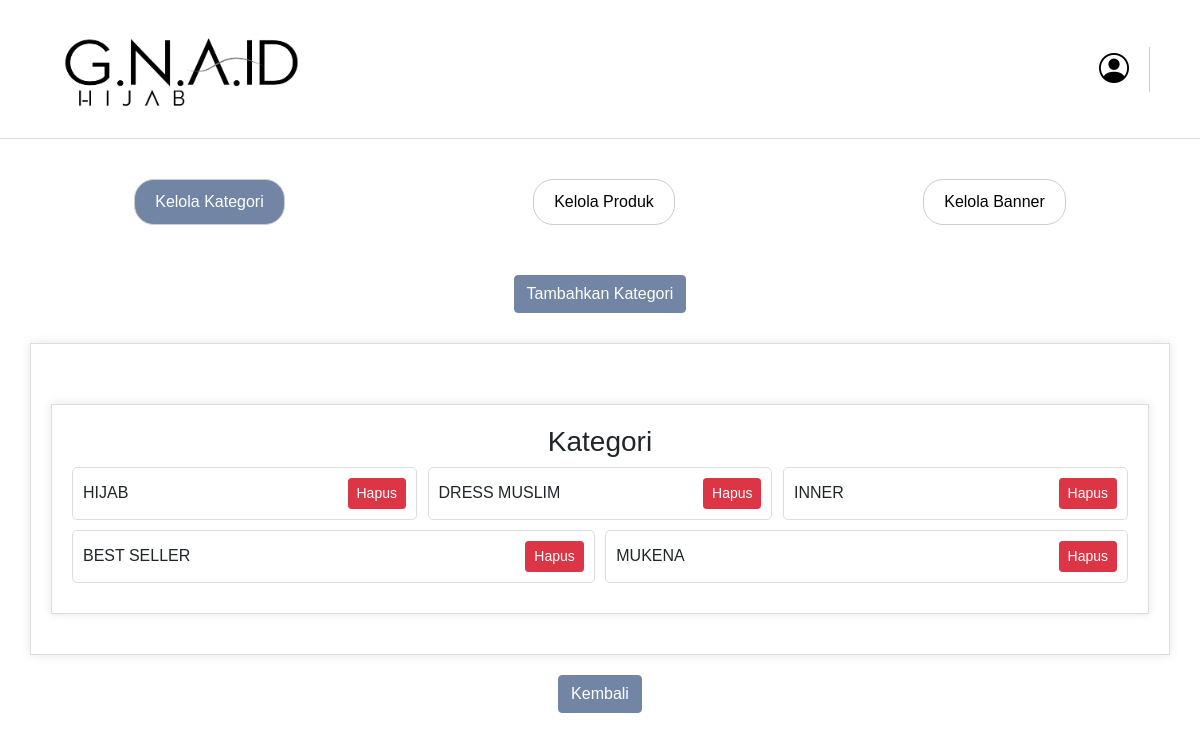
The page /admin/kategori.php on the database its author committed.
### tables this page shows
CREATE TABLE `kategori` (
  `id_kategori` int(255) NOT NULL,
  `nama_kategori` varchar(1000) NOT NULL
);

### admin/kategori.php (the view, shortened to what this page needs)
<?php
$mysqli = new mysqli("localhost", "root", "", "gna_store");
$categories = $mysqli->query("SELECT * FROM kategori");
?>
<!DOCTYPE html>
<html lang="en">
    <head>
        <link rel="stylesheet" href="css/style.css">
        <link href="https://cdn.jsdelivr.net/npm/bootstrap@5.1.3/dist/css/bootstrap.min.css" rel="stylesheet">
        <link href="https://cdnjs.cloudflare.com/ajax/libs/bootstrap-icons/1.5.0/font/bootstrap-icons.min.css"
            rel="stylesheet">
    </head>
    <body>
        <?php require "header.php"; ?>
        <div class="cart-nav">
            <div class="active">Kelola Kategori</div>
            <a class="link" href="produk.php">
                <div>Kelola Produk</div>
            </a>
            <a class="link" href="banner.php">
                <div>Kelola Banner</div>
            </a>
        </div>
        <div class="add-buttons">
           <button class="btn custom-btn" data-bs-toggle="modal" data-bs-target="#addCategoryModal">Tambahkan Kategori</button>
        </div>
        <div class="container">
            <div class="admin-content">
                <div class="container">
                    <div class="category-container">
                        <h3>Kategori</h3>
                        <div class="category-list">
                            <?php while ($category = $categories->fetch_assoc()) { ?>
                                <div class="category-item">
                                    <?php echo htmlspecialchars($category['nama_kategori']); ?>
                                    <a href="?delete_category=<?php echo $category['id_kategori']; ?>"
                                        class="btn btn-danger btn-sm">Hapus</a>
                                </div>
                            <?php } ?>
                        </div>
                    </div>
                </div>
            </div>
        </div>
        <div class="add-buttons">
    <button class="btn custom-btn" onclick="window.location.href = 'index.php';">Kembali</button>
</div>
    </body>
</html>

### css/style.css (style rules this page uses)
body { font-family: Arial, sans-serif; margin: 0; padding: 0; background-color: #FFFFFF; }

### admin/kategori.php (style rules this page uses)
body { font-family: Arial, sans-serif; margin: 0; padding: 0; background-color: #FFFFFF; }
.cart-nav { display: flex; justify-content: space-around; padding: 10px; background-color: #fff; margin-top: 30px; margin-bottom: 30px; }
.cart-nav div { padding: 10px 20px; cursor: pointer; background-color: #fff; border: 1px solid #ccc; border-radius: 20px; }
.cart-nav div.active { background-color: #7285a5; color: #fff; }
.link { text-decoration: none; }
.admin-content { display: flex; justify-content: space-between; margin: 20px 0; gap: 2%; }
.category-container, .products-container { width: 100%; }
.category-container h3, .products-container h3 { text-align: center; }
.category-list { display: flex; flex-wrap: wrap; gap: 1%; }
.category-item { flex: 1 1 calc(33.33% - 1%); display: flex; justify-content: space-between; align-items: center; border: 1px solid #ddd; padding: 10px; margin-bottom: 10px; border-radius: 5px; }
.container { width: 100%; padding: 20px; border: 1px solid #ddd; box-shadow: 0 0 10px rgba(0, 0, 0, 0.1); background-color: #fff; margin-top: 20px; }
.add-buttons { display: flex; justify-content: center; margin-top: 10px; background-color: #fff; padding: 10px; }
.add-buttons button { margin: 0 5px; }
.custom-btn { background-color: #7285a5; border-color: #7285a5; color: white; }

### admin/header.php (style rules this page uses)
.bi, a { color: black; }

### rows shown on the page
kategori: nama_kategori "HIJAB"
kategori: nama_kategori "DRESS MUSLIM"
kategori: nama_kategori "INNER"
kategori: nama_kategori "BEST SELLER"
kategori: nama_kategori "MUKENA"
